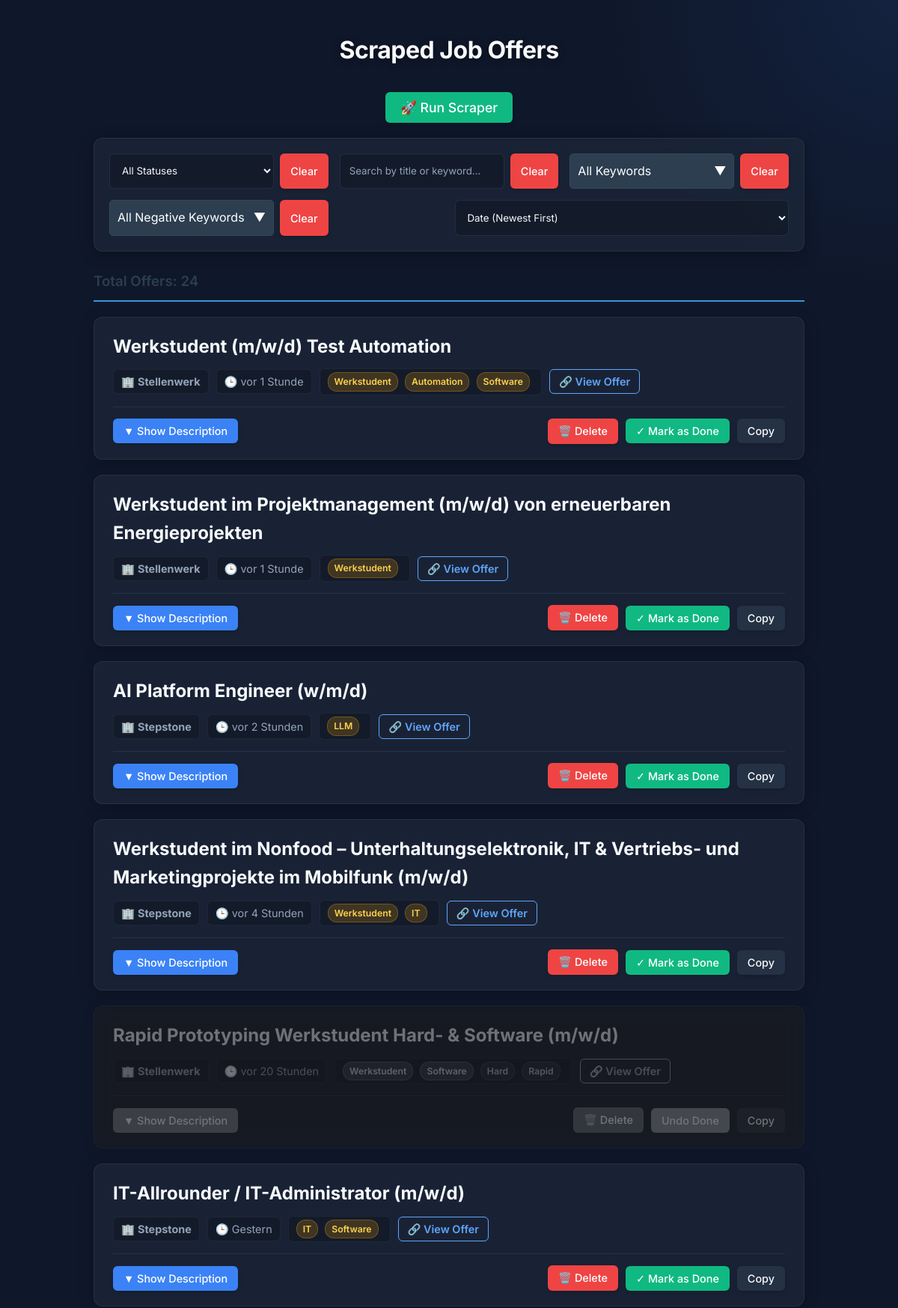
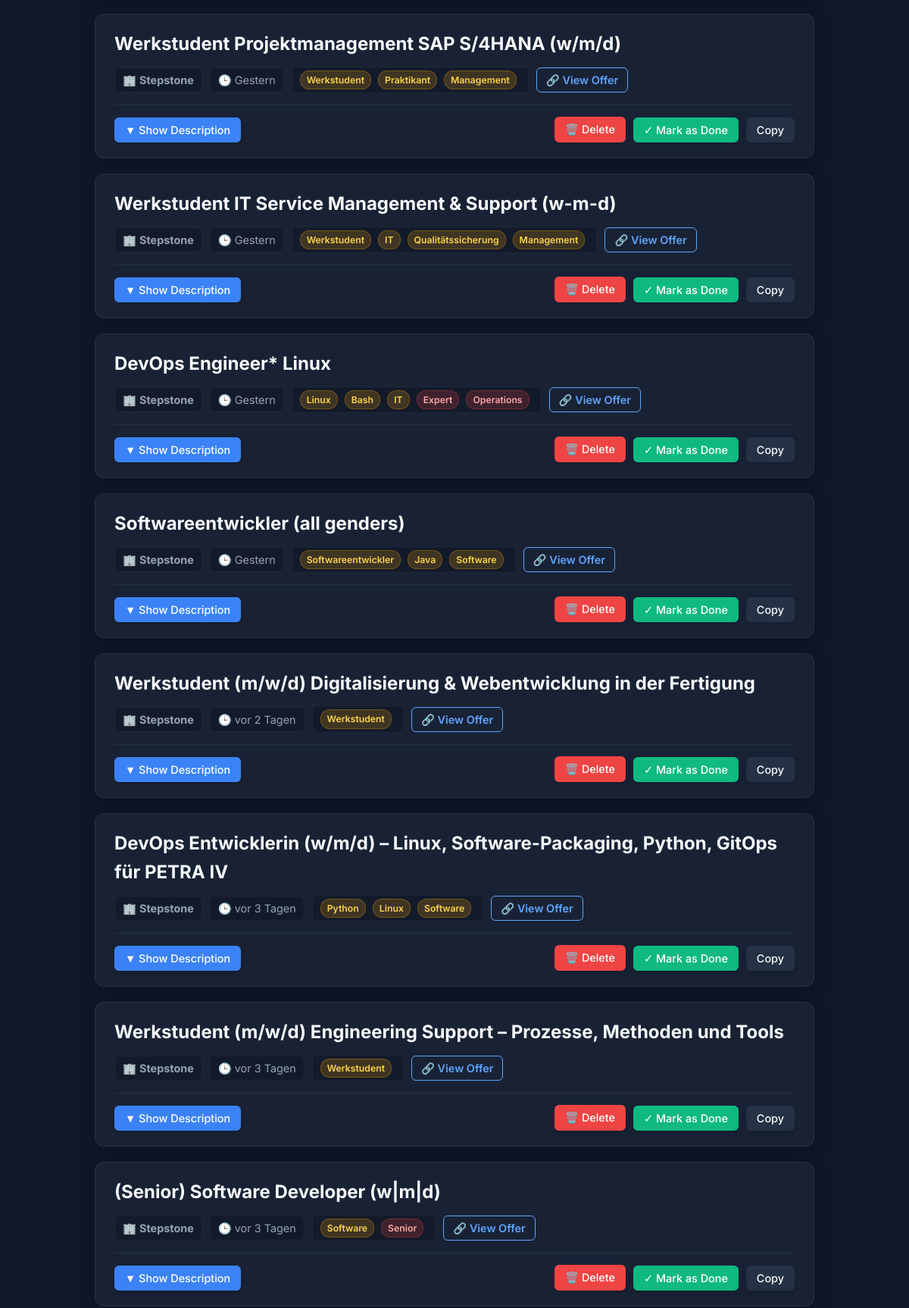
The page / (upper part) on the database its author committed (2 pictures, top to bottom).
### tables this page shows
CREATE TABLE jobs (
            link TEXT PRIMARY KEY,
            title TEXT,
            company TEXT,
            date_of_release TEXT,
            keywords TEXT,
            negative_keywords TEXT,
            description TEXT,
            is_done BOOLEAN DEFAULT 0,
            discovered_at TIMESTAMP DEFAULT CURRENT_TIMESTAMP
        );

### app.py (the view)
@app.route('/')
def index():
    jobs = database.get_all_jobs()
    return render_template('index.html', jobs=jobs)

### app.py (called while the page is built)
@app.template_filter('timeago')
def timeago_filter(dt_string):
    return utils.timeago_filter(dt_string)

### database.py (called while the page is built)
def get_connection():
    conn = sqlite3.connect(DB_PATH, check_same_thread=False)
    conn.row_factory = sqlite3.Row
    return conn

def get_all_jobs():
    conn = get_connection()
    c = conn.cursor()
    c.execute('SELECT * FROM jobs ORDER BY discovered_at DESC')
    rows = c.fetchall()
    conn.close()
    return [dict(row) for row in rows]

### utils.py (called while the page is built)
def timeago_filter(dt_string):
    if not dt_string:
        return "Unbekannt"
    try:
        dt = datetime.fromisoformat(dt_string)
    except ValueError:
        return dt_string
    now = datetime.now()
    diff = now - dt
    seconds = int(diff.total_seconds())
    if seconds < 60:
        return "Gerade eben"
    minutes = seconds // 60
    if minutes < 60:
        return f"vor {minutes} Minute{'n' if minutes != 1 else ''}"
    hours = minutes // 60
    if hours < 24:
        return f"vor {hours} Stunde{'n' if hours != 1 else ''}"
    days = hours // 24
    if days < 7:
        if days == 1:
            return "Gestern"
        return f"vor {days} Tag{'en' if days != 1 else ''}"
    weeks = days // 7
    if weeks < 4:
        return f"vor {weeks} Woche{'n' if weeks != 1 else ''}"
    months = days // 30
    return f"vor {months} Monat{'en' if months != 1 else ''}"

### templates/index.html (shortened to what this page needs)
<!DOCTYPE html>
<html lang="en">
<head>
    <link rel="stylesheet" href="{{ url_for('static', filename='css/style.css') }}">
</head>
<body>
    <div class="container">
        <h1>Scraped Job Offers</h1>
        <div style="margin-bottom: 20px; text-align: center;">
            <button class="done-btn" id="runScraperBtn" onclick="runScraper()"
                style="font-size: 1.1em; padding: 10px 20px;">🚀 Run Scraper</button>
        </div>
        <div class="controls">
            <div class="control-group">
                <select id="statusFilter" onchange="filterJobs()">
                    <option value="">All Statuses</option>
                </select>
                <button class="clear-btn" onclick="clearStatus()">Clear</button>
            </div>
            <div class="control-group">
                <input type="text" id="searchInput" placeholder="Search by title or keyword..." onkeyup="filterJobs()">
                <button class="clear-btn" onclick="clearSearch()">Clear</button>
            </div>
            <div class="control-group">
                <div class="multi-select" id="keywordSelectContainer" style="position: relative; width: 220px;">
                    <div class="select-box" onclick="toggleDropdown('keywordDropdown')" style="background: #2c3e50; color: white; padding: 10px; border-radius: 5px; cursor: pointer; border: 1px solid #34495e; display: flex; justify-content: space-between;">
                        <span id="keywordSelectTitle">All Keywords</span> <span>▼</span>
                    </div>
                </div>
                <button class="clear-btn" onclick="clearKeyword()">Clear</button>
            </div>
            <div class="control-group">
                <div class="multi-select" id="negKeywordSelectContainer" style="position: relative; width: 220px;">
                    <div class="select-box" onclick="toggleDropdown('negKeywordDropdown')" style="background: #2c3e50; color: white; padding: 10px; border-radius: 5px; cursor: pointer; border: 1px solid #34495e; display: flex; justify-content: space-between;">
                        <span id="negKeywordSelectTitle">All Negative Keywords</span> <span>▼</span>
                    </div>
                </div>
                <button class="clear-btn" onclick="clearNegativeKeyword()">Clear</button>
            </div>
            <div class="control-group">
                <select id="sortSelect" onchange="sortJobs()">
                    <option value="date-desc" selected>Date (Newest First)</option>
                </select>
            </div>
        </div>
        <h3 id="jobCountDisplay"
            style="color: #2c3e50; border-bottom: 2px solid #3498db; padding-bottom: 10px; margin-top: 5px;">Total
            Offers: 0</h3>
        <div class="jobs-container">
            {% for job in jobs %}
            {% set loop_index = loop.index %}
            {% include 'job_card.html' %}
            {% endfor %}
        </div>
    </div>
</body>
</html>

### templates/job_card.html (shortened to what this page needs)
{% set pos_kws = job.keywords.split(',') if job.keywords else [] %}
{% set neg_kws = job.negative_keywords.split(',') if job.negative_keywords else [] %}
{% set data_kws = ((job.keywords or '') ~ " " ~ (job.negative_keywords or ''))|lower %}
<div class="job-card {% if job.is_done %}done{% endif %}" data-title="{{ job.title|lower }}"
    data-keyword="{{ data_kws }}" data-url="{{ job.link }}" data-date="{{ job.date_of_release }}">
    <h2 class="job-title">{{ job.title }}</h2>
    <div class="job-meta">
        <span class="meta-item">🏢 <strong>{{ job.company }}</strong></span>
        <span class="meta-item">🕒 {{ job.date_of_release | timeago }}</span>
        <span class="meta-item">
            {% for kw in pos_kws %}
            {% if kw.strip() %}<span class="keyword-badge">{{ kw.strip() }}</span>{% endif %}
            {% endfor %}
            {% for kw in neg_kws %}
            {% if kw.strip() %}<span class="keyword-badge negative-badge">{{ kw.strip() }}</span>{% endif %}
            {% endfor %}
        </span>
        <a href="{{ job.link }}" target="_blank" class="view-offer-btn">🔗 View Offer</a>
    </div>
    <div class="desc-header">
        <button class="toggle-desc-btn" onclick="toggleDescription('desc-{{ loop_index }}', this)">▼ Show
            Description</button>
        <button class="clear-btn" onclick="deleteJob(this, '{{ job.link }}')">🗑️ Delete</button>
        <button class="done-btn" onclick="toggleDone(this, '{{ job.link }}')">
            {% if job.is_done %}Undo Done{% else %}✓ Mark as Done{% endif %}
        </button>
        <button class="copy-btn" onclick="copyToClipboard('desc-{{ loop_index }}', this)">Copy</button>
    </div>
</div>

### static/css/style.css (style rules this page uses)
:root { --bg-color: #0f172a; --card-bg: rgba(30, 41, 59, 0.7); --card-border: rgba(51, 65, 85, 0.5); --text-main: #f8fafc; --text-muted: #94a3b8; --primary: #3b82f6; --primary-hover: #2563eb; --success: #10b981; --success-hover: #059669; --danger: #ef4444; --danger-hover: #dc2626; --warning: #f59e0b; }
body { font-family: 'Inter', system-ui, -apple-system, sans-serif; background-color: var(--bg-color); background-image: radial-gradient(circle at top right, rgba(59, 130, 246, 0.1), transparent 400px), radial-gradient(circle at bottom left, rgba(16, 185, 129, 0.05), transparent 400px); background-attachment: fixed; color: var(--text-main); line-height: 1.6; margin: 0; padding: 20px; }
.container { max-width: 950px; margin: auto; }
h1 { text-align: center; color: var(--text-main); font-weight: 700; letter-spacing: -0.5px; margin-bottom: 30px; text-shadow: 0 2px 10px rgba(0,0,0,0.5); }
.job-card { background: var(--card-bg); backdrop-filter: blur(12px); -webkit-backdrop-filter: blur(12px); border: 1px solid var(--card-border); padding: 20px 25px; margin-bottom: 20px; border-radius: 12px; box-shadow: 0 4px 20px rgba(0,0,0,0.25); transition: transform 0.2s ease, box-shadow 0.2s ease; }
.job-card.done { opacity: 0.4; filter: grayscale(100%); }
.job-title { margin-top: 0; color: var(--text-main); font-size: 1.5em; margin-bottom: 10px; }
.job-meta { font-size: 0.9em; color: var(--text-muted); margin-bottom: 15px; display: flex; flex-wrap: wrap; gap: 10px; align-items: center; }
.meta-item { background: rgba(0,0,0,0.2); padding: 4px 10px; border-radius: 6px; border: 1px solid rgba(255,255,255,0.05); }
.view-offer-btn { background-color: transparent; color: #60a5fa; text-decoration: none; font-weight: 600; border: 1px solid #60a5fa; padding: 4px 12px; border-radius: 6px; transition: all 0.2s; display: inline-block; }
.desc-header { display: flex; justify-content: flex-end; align-items: center; margin-top: 15px; gap: 10px; flex-wrap: wrap; padding-top: 15px; border-top: 1px solid var(--card-border); }
button { font-family: 'Inter', sans-serif; font-weight: 500; border: none; padding: 8px 14px; border-radius: 6px; cursor: pointer; font-size: 0.9em; transition: all 0.2s ease; box-shadow: 0 2px 5px rgba(0,0,0,0.2); }
.copy-btn { background-color: var(--card-border); color: var(--text-main); }
.done-btn { background-color: var(--success); color: white; }
.clear-btn { background-color: var(--danger); color: white; }
.toggle-desc-btn { background-color: var(--primary); color: white; margin-right: auto; }
.keyword-badge { background-color: rgba(245, 158, 11, 0.2); color: #fcd34d; border: 1px solid rgba(245, 158, 11, 0.3); padding: 2px 8px; border-radius: 12px; font-size: 0.85em; font-weight: 600; margin-right: 5px; display: inline-block; }
.negative-badge { background-color: rgba(239, 68, 68, 0.2); color: #fca5a5; border-color: rgba(239, 68, 68, 0.3); }
.controls { background: var(--card-bg); backdrop-filter: blur(12px); padding: 20px; border-radius: 12px; margin-bottom: 25px; box-shadow: 0 4px 20px rgba(0,0,0,0.3); border: 1px solid var(--card-border); display: flex; gap: 15px; flex-wrap: wrap; }
.control-group { display: flex; flex: 1; min-width: 220px; gap: 8px; }
.control-group input, .control-group select { flex: 1; padding: 10px 12px; background: rgba(0,0,0,0.2); border: 1px solid var(--card-border); color: var(--text-main); border-radius: 6px; font-family: 'Inter', sans-serif; outline: none; transition: border-color 0.2s; }
.control-group input::placeholder { color: var(--text-muted); }
.control-group select option { background: var(--bg-color); color: var(--text-main); }
#jobCountDisplay { color: var(--text-main); border-bottom: 2px solid var(--card-border); padding-bottom: 12px; margin-bottom: 20px; font-weight: 600; }

### rows shown on the page
jobs: title "DevOps Entwicklerin (w/m/d) – Linux, Software-Packaging, Python, GitOps für PETRA IV", company "Stepstone", date_of_release "vor 3 Tagen", strip "Python" "Linux" "Software", is_done "✓ Mark as Done"
jobs: title "Werkstudent (m/w/d) Engineering Support – Prozesse, Methoden und Tools", company "Stepstone", date_of_release "vor 3 Tagen", strip "Werkstudent", is_done "✓ Mark as Done"
jobs: title "(Senior) Software Developer (w|m|d)", company "Stepstone", date_of_release "vor 3 Tagen", strip "Software", strip "Senior", is_done "✓ Mark as Done"
jobs: title "Werkstudent (m/w/d) Digitalisierung & Webentwicklung in der Fertigung", company "Stepstone", date_of_release "vor 2 Tagen", strip "Werkstudent", is_done "✓ Mark as Done"
jobs: title "IT-Allrounder / IT-Administrator (m/w/d)", company "Stepstone", date_of_release "Gestern", strip "IT" "Software", is_done "✓ Mark as Done"
jobs: title "Werkstudent Projektmanagement SAP S/4HANA (w/m/d)", company "Stepstone", date_of_release "Gestern", strip "Werkstudent" "Praktikant" "Management", is_done "✓ Mark as Done"
jobs: title "Werkstudent IT Service Management & Support (w-m-d)", company "Stepstone", date_of_release "Gestern", strip "Werkstudent" "IT" "Qualitätssicherung" "Management", is_done "✓ Mark as Done"
jobs: title "DevOps Engineer* Linux", company "Stepstone", date_of_release "Gestern", strip "Linux" "Bash" "IT", strip "Expert" "Operations", is_done "✓ Mark as Done"
jobs: title "Werkstudent im Nonfood – Unterhaltungselektronik, IT & Vertriebs- und Marketingprojekte im Mobilfunk (m/w/d)", company "Stepstone", date_of_release "vor 4 Stunden", strip "Werkstudent" "IT", is_done "✓ Mark as Done"
jobs: title "AI Platform Engineer (w/m/d)", company "Stepstone", date_of_release "vor 2 Stunden", strip "LLM", is_done "✓ Mark as Done"
jobs: title "Softwareentwickler (all genders)", company "Stepstone", date_of_release "Gestern", strip "Softwareentwickler" "Java" "Software", is_done "✓ Mark as Done"
jobs: title "Rapid Prototyping Werkstudent Hard- & Software (m/w/d)", company "Stellenwerk", date_of_release "vor 20 Stunden", strip "Werkstudent" "Software", strip "Hard" "Rapid", is_done "Undo Done"
jobs: title "Werkstudent im Projektmanagement (m/w/d) von erneuerbaren Energieprojekten", company "Stellenwerk", date_of_release "vor 1 Stunde", strip "Werkstudent", is_done "✓ Mark as Done"
jobs: title "Werkstudent (m/w/d) Test Automation", company "Stellenwerk", date_of_release "vor 1 Stunde", strip "Werkstudent" "Automation" "Software", is_done "✓ Mark as Done"
